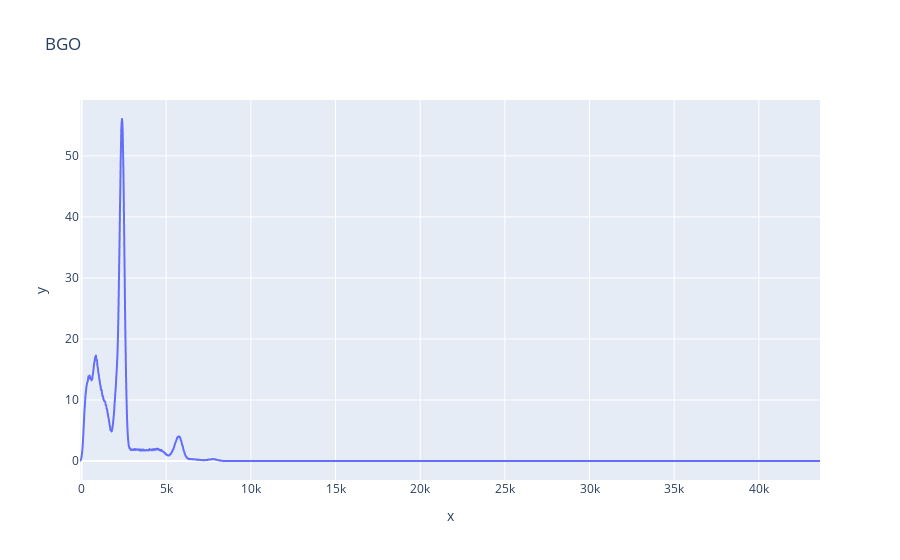

Here is the notebook cell this chart was saved with:
### Code cell
fig = px.line(x=channel, y=frequency_BGO, title='BGO')
fig.show()

### Figure 1 — Plotly figure (JSON) as saved in the notebook; plotly's stock layout.template omitted (floating-point values rounded to 4 significant figures; data arrays with more than 128 entries replaced by an {"elided": "..."} marker saying what was removed)
{"data": [{"hovertemplate": "x=%{x}<br>y=%{y}<extra></extra>", "legendgroup": "", "line": {"color": "#636efa", "dash": "solid"}, "marker": {"symbol": "circle"}, "mode": "lines", "name": "", "showlegend": false, "type": "scattergl", "x": {"elided": "2186 int values"}, "xaxis": "x", "y": {"elided": "2186 float values"}, "yaxis": "y"}], "layout": {"legend": {"tracegroupgap": 0}, "title": {"text": "BGO"}, "xaxis": {"anchor": "y", "domain": [0, 1], "title": {"text": "x"}}, "yaxis": {"anchor": "x", "domain": [0, 1], "title": {"text": "y"}}}}
